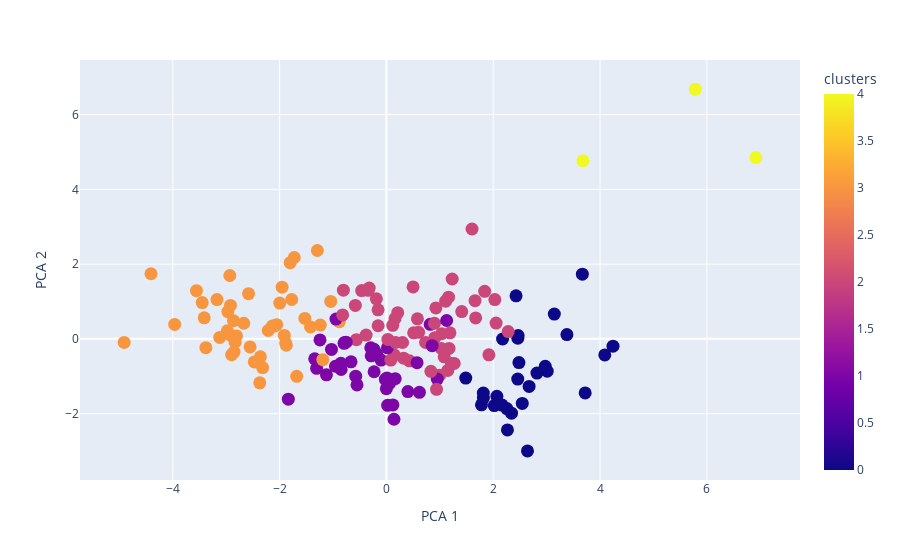

The notebook cell saved with this chart:
### Code cell
fig = px.scatter(
    plot_df,
    x='PCA 1',
    y='PCA 2',
    color='clusters',
    hover_name = 'country',
    height=800
)
fig.update_traces(marker=dict(size=13))
fig.show()

### Figure 1 — Plotly figure (JSON) as saved in the notebook; plotly's stock layout.template omitted (floating-point values rounded to 4 significant figures; data arrays with more than 128 entries replaced by an {"elided": "..."} marker saying what was removed)
{"data": [{"hovertemplate": "<b>%{hovertext}</b><br><br>PCA 1=%{x}<br>PCA 2=%{y}<br>clusters=%{marker.color}<extra></extra>", "hovertext": {"elided": "167 str values"}, "legendgroup": "", "marker": {"color": {"elided": "167 int values"}, "coloraxis": "coloraxis", "size": 13, "symbol": "circle"}, "mode": "markers", "name": "", "orientation": "v", "showlegend": false, "type": "scatter", "x": {"elided": "167 float values"}, "xaxis": "x", "y": {"elided": "167 float values"}, "yaxis": "y"}], "layout": {"autosize": true, "coloraxis": {"colorbar": {"title": {"text": "clusters"}}, "colorscale": [[0, "#0d0887"], [0.1111, "#46039f"], [0.2222, "#7201a8"], [0.3333, "#9c179e"], [0.4444, "#bd3786"], [0.5556, "#d8576b"], [0.6667, "#ed7953"], [0.7778, "#fb9f3a"], [0.8889, "#fdca26"], [1, "#f0f921"]]}, "legend": {"tracegroupgap": 0}, "margin": {"t": 60}, "xaxis": {"anchor": "y", "autorange": true, "domain": [0, 1], "range": [-5.701, 7.707], "title": {"text": "PCA 1"}, "type": "linear"}, "yaxis": {"anchor": "x", "autorange": true, "domain": [0, 1], "range": [-3.686, 7.371], "title": {"text": "PCA 2"}, "type": "linear"}}}
